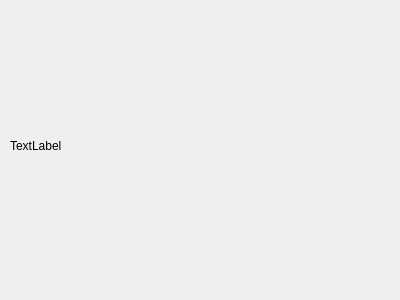
<?xml version="1.0" encoding="UTF-8"?>
<ui version="4.0">
 <class>Form</class>
 <widget class="QWidget" name="Form">
  <property name="geometry">
   <rect>
    <x>0</x>
    <y>0</y>
    <width>400</width>
    <height>300</height>
   </rect>
  </property>
  <property name="windowTitle">
   <string>Form</string>
  </property>
  <widget class="QLabel" name="label">
   <property name="geometry">
    <rect>
     <x>10</x>
     <y>10</y>
     <width>371</width>
     <height>271</height>
    </rect>
   </property>
   <property name="text">
    <string>TextLabel</string>
   </property>
  </widget>
 </widget>
 <resources/>
 <connections/>
</ui>
